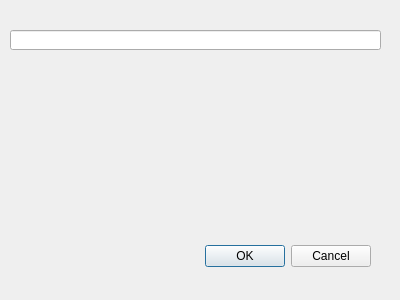
<?xml version="1.0" encoding="UTF-8"?>
<ui version="4.0">
 <class>SearchDialog</class>
 <widget class="QDialog" name="SearchDialog">
  <property name="geometry">
   <rect>
    <x>0</x>
    <y>0</y>
    <width>400</width>
    <height>300</height>
   </rect>
  </property>
  <property name="windowTitle">
   <string>Dialog</string>
  </property>
  <widget class="QDialogButtonBox" name="buttonBox">
   <property name="geometry">
    <rect>
     <x>30</x>
     <y>240</y>
     <width>341</width>
     <height>32</height>
    </rect>
   </property>
   <property name="orientation">
    <enum>Qt::Horizontal</enum>
   </property>
   <property name="standardButtons">
    <set>QDialogButtonBox::Cancel|QDialogButtonBox::Ok</set>
   </property>
  </widget>
  <widget class="QLineEdit" name="lineEdit">
   <property name="geometry">
    <rect>
     <x>10</x>
     <y>30</y>
     <width>371</width>
     <height>20</height>
    </rect>
   </property>
  </widget>
 </widget>
 <resources/>
 <connections>
  <connection>
   <sender>buttonBox</sender>
   <signal>accepted()</signal>
   <receiver>SearchDialog</receiver>
   <slot>accept()</slot>
   <hints>
    <hint type="sourcelabel">
     <x>248</x>
     <y>254</y>
    </hint>
    <hint type="destinationlabel">
     <x>157</x>
     <y>274</y>
    </hint>
   </hints>
  </connection>
  <connection>
   <sender>buttonBox</sender>
   <signal>rejected()</signal>
   <receiver>SearchDialog</receiver>
   <slot>reject()</slot>
   <hints>
    <hint type="sourcelabel">
     <x>316</x>
     <y>260</y>
    </hint>
    <hint type="destinationlabel">
     <x>286</x>
     <y>274</y>
    </hint>
   </hints>
  </connection>
 </connections>
</ui>
